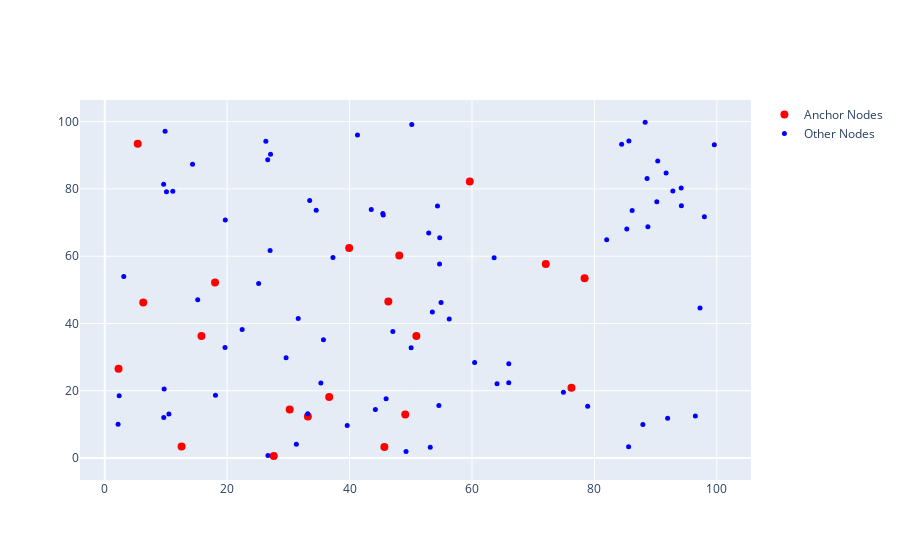

Source (notebook cell):
### Code cell
class Node:
    """
        
    """

    def __init__(self):
        self.id = None
        self.x_coord = None
        self.y_coord = None
        self.isAnchor = 0
        self.unreliability = math.inf
        self.x_estimated = None
        self.y_estimated = None
        self.neighbours = []
        self.distances = []
        self.estimated = False

    def euclideanDistance(self, node):
        x1 = self.x_coord
        y1 = self.y_coord
        x2 = node.x_coord
        y2 = node.y_coord
        result = math.sqrt(math.pow(x2 - x1, 2) + math.pow(y2 - y1, 2))
        return result
    
    def minUnreliability(self, node):
        if self.unreliability <= node.unreliability:
            return -1
        else:
            return 0

    def getAnchorNeighbours(self):
        anchors = []
        for neighbour in self.neighbours:
            if neighbour.isAnchor > 0:
                anchors.append(neighbour)
        return anchors
    
    def getErrorOfEstimation(self):
        x_diff = math.pow(self.x_estimated - self.x_coord, 2)
        y_diff = math.pow(self.y_estimated - self.y_coord, 2)
        error = math.sqrt( x_diff + y_diff)
        return error

    def estimateLocation(self, cycles, heuristic=1, r=10):
        if self.estimated == True:
            return False
        if heuristic == 1:
            #print("Heuristic 1")
            return self.estimateLocation1(cycles, r)
        elif heuristic == 2:
            #print("Heuristic 2")
            return self.estimateLocation2(cycles, r)
        else:
            pass
            
    def __str__(self):
        return "id = " + str(self.id) + "\n" + \
               "\tx = " + str(self.x_coord) + ", y = " + str(self.y_coord) + "\n" + \
               "\tisAnchor = " + str(self.isAnchor) + "\n" + \
               "\tunreliability = " + str(self.unreliability) + "\n" + \
               "\tx_estimated = " + str(self.x_estimated) + ", y = " + str(self.y_estimated) + "\n" + \
               "\tNeighbours: " + str([n.id for n in self.neighbours]) + "\n"

    
    def estimateLocation1(self, cycles, r):
        self.neighbours.sort(key=lambda neighbour: self.euclideanDistance(neighbour))
        anchors = self.getAnchorNeighbours()
        if len(anchors) < 3:
            return False
        else:
            neighbour1 = anchors[0]
            neighbour2 = anchors[1]
            neighbour3 = anchors[2]

            rand = np.random.randint(0, 10)  # to simulate the incorrect distance measured
            noise = None
            if (rand < 5):
                noise = 1 - r / 100.0
            else:
                noise = 1 + r / 100.0

            r1 = self.euclideanDistance(neighbour1) * noise
            r2 = self.euclideanDistance(neighbour2) * noise
            r3 = self.euclideanDistance(neighbour3) * noise

            pt_a = [neighbour1.x_coord, neighbour1.y_coord, r1]
            pt_b = [neighbour2.x_coord, neighbour2.y_coord, r2]
            pt_c = [neighbour3.x_coord, neighbour3.y_coord, r3]

            result = trilateration(pt_a, pt_b, pt_c)

            self.estimated = True
            self.x_estimated = result[0]
            self.y_estimated = result[1]
            self.isAnchor = cycles + 1
            self.unreliability = neighbour1.unreliability + neighbour2.unreliability + neighbour3.unreliability + 1
            return True
    
    def estimateLocation2(self, cycles, r):
        self.neighbours.sort(key=lambda neighbour: self.minUnreliability(neighbour))
        anchors = self.getAnchorNeighbours()
        if len(anchors) < 3:
            return False
        else:
            neighbour1 = anchors[0]
            neighbour2 = anchors[1]
            neighbour3 = anchors[2]

            rand = np.random.randint(0, 10)  # to simulate the incorrect distance measured
            noise = None
            if (rand < 5):
                noise = 1 - r / 100.0
            else:
                noise = 1 + r / 100.0

            r1 = self.euclideanDistance(neighbour1) * noise
            r2 = self.euclideanDistance(neighbour2) * noise
            r3 = self.euclideanDistance(neighbour3) * noise

            pt_a = [neighbour1.x_coord, neighbour1.y_coord, r1]
            pt_b = [neighbour2.x_coord, neighbour2.y_coord, r2]
            pt_c = [neighbour3.x_coord, neighbour3.y_coord, r3]

            result = trilateration(pt_a, pt_b, pt_c)

            self.estimated = True
            self.x_estimated = result[0]
            self.y_estimated = result[1]
            self.isAnchor = cycles + 1
            self.unreliability = neighbour1.unreliability + neighbour2.unreliability + neighbour3.unreliability + 1
            return True
    
    
def generateNodes(N, L, R, r, f):
    nodes = dict()
    coordinates = [(float(x) * L, float(y) * L) for x, y in np.random.rand(N, 2)]
    # print(coordinates)
    anchorNodesNumber = int(f / 100 * N)
    for id in range(N):
        node = Node()
        node.id = id
        x = coordinates[id][0]
        y = coordinates[id][1]
        node.x_coord = x
        node.y_coord = y
        if id < anchorNodesNumber:
            node.isAnchor = 1
            node.unreliability = 0
            node.x_estimated = node.x_coord
            node.y_estimated = node.y_coord
            node.estimated = True
        nodes[id] = node
    return nodes


def plot(nodes, N, L, f):
    anchorNodesNumber = int(f / 100 * N)
    x_anchorNodes = [nodes[i].x_coord for i in range(anchorNodesNumber)]
    y_anchorNodes = [nodes[i].y_coord for i in range(anchorNodesNumber)]

    x_other = [nodes[i].x_coord for i in range(anchorNodesNumber + 1, len(nodes))]
    y_other = [nodes[i].y_coord for i in range(anchorNodesNumber + 1, len(nodes))]

    anchorNodes = {"x": x_anchorNodes,
                   "y": y_anchorNodes,
                   "mode": "markers",
                   "marker": {"color": "red", "size": 8},
                   "name": "Anchor Nodes"
                   }
    otherNodes = {"x": x_other,
                  "y": y_other,
                  "mode": "markers",
                  "marker": {"color": "blue", "size": 5},
                  "name": "Other Nodes"
                  }
    data = [anchorNodes, otherNodes]

    iplot(data)


def findNeighbours(nodes, R):
    for id in range(len(nodes.keys())):
        neighbours = []
        distances = []
        for id2 in range(len(nodes.keys())):
            if (id == id2):
                continue
            distance = nodes[id].euclideanDistance(nodes[id2])
            if (distance < R):
                neighbours.append(nodes[id2])
                distances.append(distance)
        nodes[id].neighbours = neighbours
        nodes[id].distances = distances
    return nodes



"""
    generateNodes(N, L, R, r, f=20)
    plot(nodes, N, L, f)
    
"""
nodes = generateNodes(100, 100, 0, 0, 20)
plot(nodes, 100, 100, 20)


"""
    findNeighbours(nodes, R=20)
"""
nodes = findNeighbours(nodes, 20)

### Figure 1 — Plotly figure (JSON) as saved in the notebook; plotly's stock layout.template omitted (floating-point values rounded to 4 significant figures)
{"data": [{"marker": {"color": "red", "size": 8}, "mode": "markers", "name": "Anchor Nodes", "type": "scatter", "x": [2.254, 27.61, 12.55, 49.09, 15.8, 48.12, 18.02, 45.69, 39.93, 46.33, 30.22, 72.05, 36.66, 33.18, 50.91, 78.39, 76.25, 59.64, 5.386, 6.293], "y": [26.57, 0.5913, 3.447, 12.96, 36.24, 60.22, 52.21, 3.234, 62.44, 46.5, 14.4, 57.69, 18.16, 12.3, 36.24, 53.46, 20.87, 82.21, 93.44, 46.21]}, {"marker": {"color": "blue", "size": 5}, "mode": "markers", "name": "Other Nodes", "type": "scatter", "x": [19.69, 60.43, 92.82, 11.11, 37.28, 45.96, 43.54, 2.175, 45.43, 53.18, 91.96, 54.95, 88.6, 52.92, 33.48, 45.49, 94.18, 94.21, 88.29, 3.103, 66.02, 82.01, 63.62, 56.28, 50.06, 87.92, 31.3, 53.52, 85.59, 9.702, 97.25, 14.34, 25.14, 18.09, 9.639, 27.01, 26.32, 27.09, 64.09, 86.16, 39.61, 54.72, 2.355, 90.35, 74.94, 49.22, 10.48, 66.01, 10.08, 47.07, 99.59, 9.857, 78.9, 34.55, 35.31, 29.62, 26.62, 35.73, 33.17, 91.71, 85.63, 88.74, 84.45, 31.61, 85.29, 19.65, 44.22, 26.66, 41.29, 15.19, 50.16, 96.5, 54.36, 9.617, 22.45, 90.19, 54.7, 97.97, 54.59], "y": [70.78, 28.37, 79.39, 79.28, 59.61, 17.58, 73.85, 10.02, 72.68, 3.198, 11.81, 46.27, 83.08, 66.87, 76.54, 72.26, 80.29, 75.0, 99.86, 53.99, 27.98, 64.87, 59.56, 41.3, 32.81, 9.986, 4.069, 43.41, 3.334, 20.54, 44.58, 87.37, 51.91, 18.65, 12.06, 61.68, 94.16, 90.33, 22.1, 73.59, 9.632, 65.45, 18.52, 88.34, 19.57, 1.966, 13.08, 22.35, 79.16, 37.61, 93.1, 97.14, 15.39, 73.64, 22.3, 29.82, 88.66, 35.18, 13.13, 84.72, 94.26, 68.79, 93.28, 41.5, 68.09, 32.85, 14.4, 0.7655, 96.06, 47.04, 99.14, 12.48, 74.95, 81.41, 38.21, 76.16, 57.67, 71.72, 15.59]}], "layout": {}}
